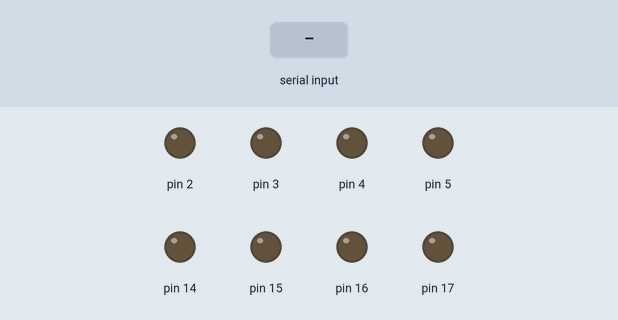
Simulated run of this sketch. Board: Arduino Uno, built with avr-gcc and run on an emulated ATmega328P. On the bench: output pins drawn as LEDs (lit = HIGH). The inputs (shaded band) are chosen by the test bench.

Above: at 1.2 s.
1.3 s: "B" received over the second serial link
At 2.4 s:
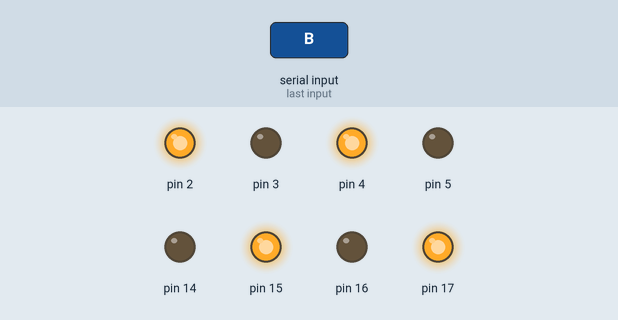
2.8 s: "F" received over the second serial link
At 3.6 s:
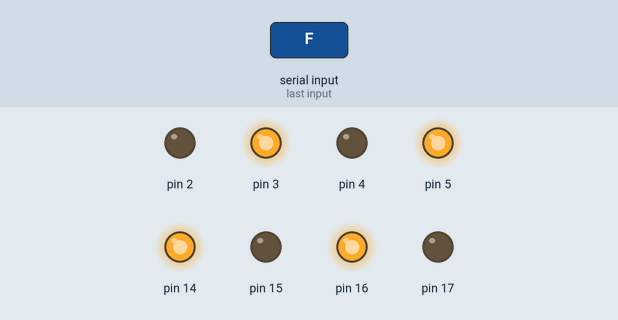
4.3 s: "R" received over the second serial link
At 4.7 s:
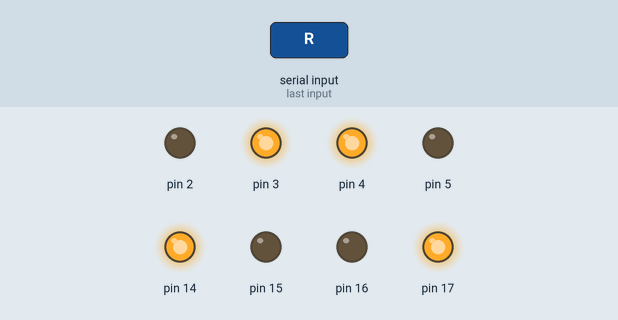
5.8 s: "L" received over the second serial link
At 7.0 s:
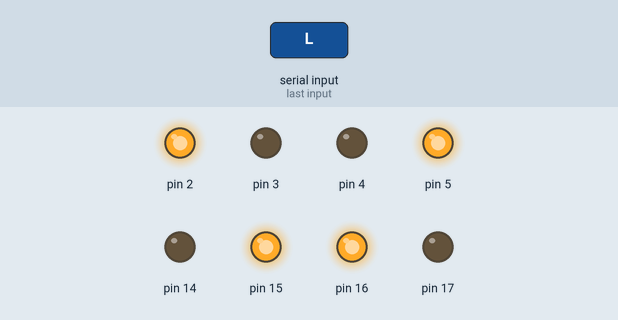
7.3 s: "G" received over the second serial link
At 8.2 s:
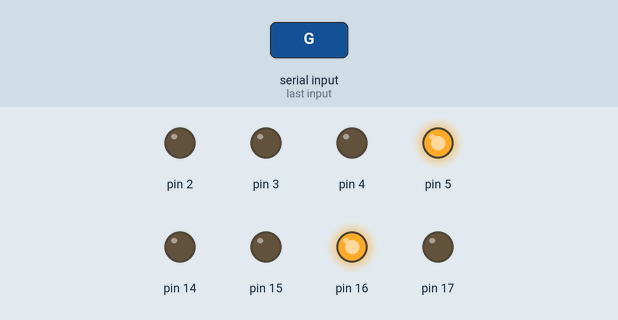
8.8 s: "I" received over the second serial link
At 9.3 s:
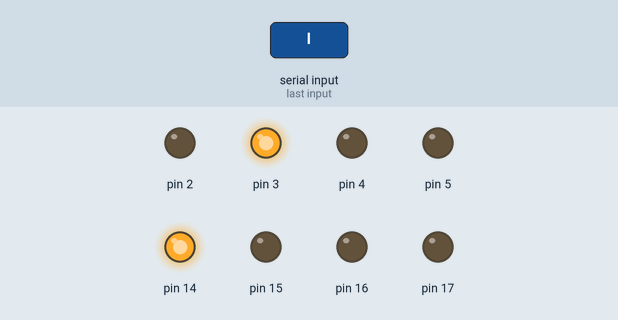
Timing chart, 0 to 11.3 s (numbered marks = the images above; inputs shaded):
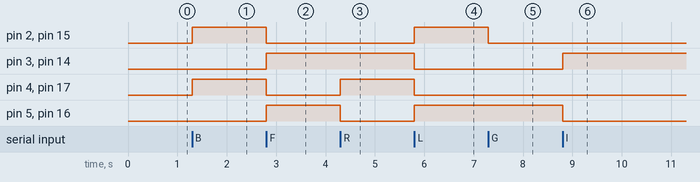

Measured:
- after the input at 1.3 s, pin 2, pin 4, pin 15, pin 17: LOW → HIGH at once
- after the input at 2.8 s, pin 2, pin 4, pin 15, pin 17: HIGH → LOW at once; pin 3, pin 5, pin 14, pin 16: LOW → HIGH at once
- after the input at 4.3 s, pin 4, pin 17: LOW → HIGH at once; pin 5, pin 16: HIGH → LOW at once
- after the input at 5.8 s, pin 2, pin 5, pin 15, pin 16: LOW → HIGH at once; pin 3, pin 4, pin 14, pin 17: HIGH → LOW at once
- after the input at 7.3 s, pin 2, pin 15: HIGH → LOW at once
- after the input at 8.8 s, pin 3, pin 14: LOW → HIGH at once; pin 5, pin 16: HIGH → LOW at once

The sketch:

Bluetooth_control_car_mecanum_wheel.ino
```cpp
#include "SoftwareSerial.h"
SoftwareSerial Bluetooth (9, 8); //RX TX
int val;
boolean state = 1;
void stop() {
  digitalWrite(2, LOW);
  digitalWrite(3, LOW);
  digitalWrite(4, LOW);
  digitalWrite(5, LOW);
  digitalWrite(16, LOW);
  digitalWrite(17, LOW);
  digitalWrite(14, LOW);
  digitalWrite(15, LOW);
}
void forward() {
  digitalWrite(2, LOW);
  digitalWrite(3, HIGH);
  digitalWrite(4, LOW);
  digitalWrite(5, HIGH);
  digitalWrite(16, HIGH);
  digitalWrite(17, LOW);
  digitalWrite(14, HIGH);
  digitalWrite(15, LOW);
}
void back() {
  digitalWrite(2, HIGH);
  digitalWrite(3, LOW);
  digitalWrite(4, HIGH);
  digitalWrite(5, LOW);
  digitalWrite(16, LOW);
  digitalWrite(17, HIGH);
  digitalWrite(14, LOW);
  digitalWrite(15, HIGH);
}
void right() {
  digitalWrite(2, HIGH);
  digitalWrite(3, LOW);
  digitalWrite(4, LOW);
  digitalWrite(5, HIGH);
  digitalWrite(16, LOW);
  digitalWrite(17, HIGH);
  digitalWrite(14, HIGH);
  digitalWrite(15, LOW);
}
void left() {
  digitalWrite(2, LOW);
  digitalWrite(3, HIGH);
  digitalWrite(4, HIGH);
  digitalWrite(5, LOW);
  digitalWrite(16, HIGH);
  digitalWrite(17, LOW);
  digitalWrite(14, LOW);
  digitalWrite(15, HIGH);
}
void superright () {
  digitalWrite(2, LOW);
  digitalWrite(3, HIGH);
  digitalWrite(4, HIGH);
  digitalWrite(5, LOW);
  digitalWrite(16, LOW);
  digitalWrite(17, HIGH);
  digitalWrite(14, HIGH);
  digitalWrite(15, LOW);
}
void superleft () {
  digitalWrite(2, HIGH);
  digitalWrite(3, LOW);
  digitalWrite(4, LOW);
  digitalWrite(5, HIGH);
  digitalWrite(16, HIGH);
  digitalWrite(17, LOW);
  digitalWrite(14, LOW);
  digitalWrite(15, HIGH);
}
void forwardright () {
  digitalWrite(2, LOW);
  digitalWrite(3, HIGH);
  digitalWrite(4, LOW);
  digitalWrite(5, LOW);
  digitalWrite(16, LOW);
  digitalWrite(17, LOW);
  digitalWrite(14, HIGH);
  digitalWrite(15, LOW);
}
void forwardleft () {
  digitalWrite(2, LOW);
  digitalWrite(3, LOW);
  digitalWrite(4, LOW);
  digitalWrite(5, HIGH);
  digitalWrite(16, HIGH);
  digitalWrite(17, LOW);
  digitalWrite(14, LOW);
  digitalWrite(15, LOW);
}
void backright () {
  digitalWrite(2, HIGH);
  digitalWrite(3, LOW);
  digitalWrite(4, LOW);
  digitalWrite(5, LOW);
  digitalWrite(16, LOW);
  digitalWrite(17, LOW);
  digitalWrite(14, LOW);
  digitalWrite(15, HIGH);
}
void backleft () {
  digitalWrite(2, LOW);
  digitalWrite(3, LOW);
  digitalWrite(4, HIGH);
  digitalWrite(5, LOW);
  digitalWrite(16, LOW);
  digitalWrite(17, HIGH);
  digitalWrite(14, LOW);
  digitalWrite(15, LOW);
}
void setup() {
  Serial.begin (9600);
  Bluetooth.begin(9600);
  pinMode(2, OUTPUT);
  pinMode(3, OUTPUT);
  pinMode(4, OUTPUT);
  pinMode(5, OUTPUT);

  pinMode(14, OUTPUT);
  pinMode(15, OUTPUT);
  pinMode(16, OUTPUT);
  pinMode(17, OUTPUT);
}
void loop() {
  if (Bluetooth.available()) {
    val = Bluetooth.read();
    if (val == 'W') {
      state = 1;
    } else if (val == 'w') {
      state = 0;
    }
    if (val == 'B') {
      back();
    } else if (val == 'F') {
      forward();
    } else if (val == 'R' && state == 1) {
      superright ();
    } else if (val == 'L' && state == 1) {
      superleft ();
    } else if (val == 'R' && state == 0) {
      right ();
    } else if (val == 'L' && state == 0) {
      left ();
    } else if (val == 'G') {
      forwardleft ();
    } else if (val == 'I') {
      forwardright ();
    } else if (val == 'H') {
      backright ();
    } else if (val == 'J') {
      backleft ();
    }  else {
      stop();
    }
  }
}
```
